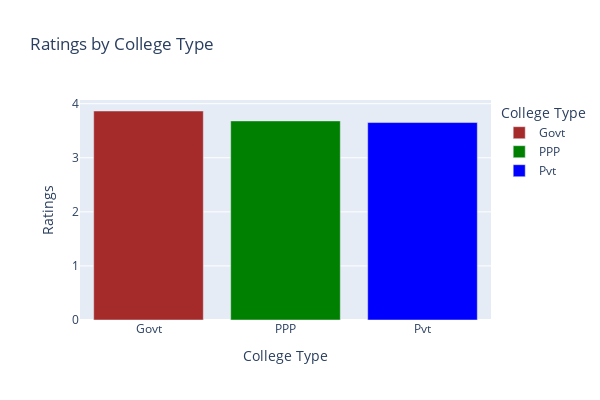

Notebook cell for this chart:
### Code cell
import plotly.express as px

# Filter out rows with None values in the 'ratings' column
ratings_vs_type_df_filtered = ratings_vs_type_df.dropna(subset=["ratings"])

new_ratings = ratings_vs_type_df_filtered.groupby('college_type')["ratings"].mean().reset_index()

# Creating an interactive bar plot using Plotly
fig = px.bar(new_ratings, x='college_type', y='ratings',
             labels={"college_type": "College Type", "ratings": "Ratings"},
             title="Ratings by College Type",color="college_type",color_discrete_sequence=["brown","green","blue"])

fig.update_layout(width=600,height=400)
# Show the plot
fig.show()

### Figure 1 — Plotly figure (JSON) as saved in the notebook; plotly's stock layout.template omitted (floating-point values rounded to 4 significant figures)
{"data": [{"alignmentgroup": "True", "hovertemplate": "College Type=%{x}<br>Ratings=%{y}<extra></extra>", "legendgroup": "Govt", "marker": {"color": "brown", "pattern": {"shape": ""}}, "name": "Govt", "offsetgroup": "Govt", "orientation": "v", "showlegend": true, "textposition": "auto", "type": "bar", "x": ["Govt"], "xaxis": "x", "y": [3.865], "yaxis": "y"}, {"alignmentgroup": "True", "hovertemplate": "College Type=%{x}<br>Ratings=%{y}<extra></extra>", "legendgroup": "PPP", "marker": {"color": "green", "pattern": {"shape": ""}}, "name": "PPP", "offsetgroup": "PPP", "orientation": "v", "showlegend": true, "textposition": "auto", "type": "bar", "x": ["PPP"], "xaxis": "x", "y": [3.681], "yaxis": "y"}, {"alignmentgroup": "True", "hovertemplate": "College Type=%{x}<br>Ratings=%{y}<extra></extra>", "legendgroup": "Pvt", "marker": {"color": "blue", "pattern": {"shape": ""}}, "name": "Pvt", "offsetgroup": "Pvt", "orientation": "v", "showlegend": true, "textposition": "auto", "type": "bar", "x": ["Pvt"], "xaxis": "x", "y": [3.651], "yaxis": "y"}], "layout": {"barmode": "relative", "height": 400, "legend": {"title": {"text": "College Type"}, "tracegroupgap": 0}, "title": {"text": "Ratings by College Type"}, "width": 600, "xaxis": {"anchor": "y", "categoryarray": ["Govt", "PPP", "Pvt"], "categoryorder": "array", "domain": [0, 1], "title": {"text": "College Type"}}, "yaxis": {"anchor": "x", "domain": [0, 1], "title": {"text": "Ratings"}}}}
